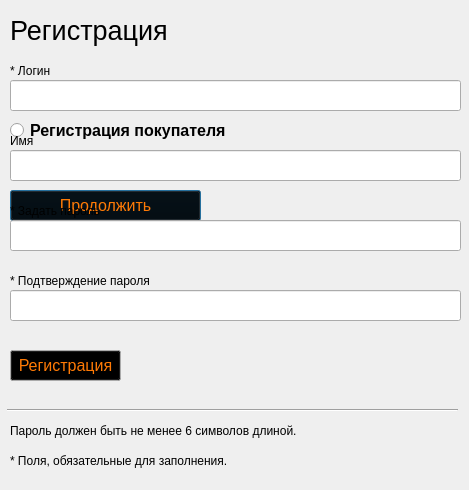
<?xml version="1.0" encoding="UTF-8"?>
<ui version="4.0">
 <class>Reg</class>
 <widget class="QDialog" name="Reg">
  <property name="geometry">
   <rect>
    <x>0</x>
    <y>0</y>
    <width>469</width>
    <height>490</height>
   </rect>
  </property>
  <property name="palette">
   <palette>
    <active>
     <colorrole role="Button">
      <brush brushstyle="SolidPattern">
       <color alpha="255">
        <red>0</red>
        <green>0</green>
        <blue>0</blue>
       </color>
      </brush>
     </colorrole>
     <colorrole role="Text">
      <brush brushstyle="SolidPattern">
       <color alpha="255">
        <red>106</red>
        <green>0</green>
        <blue>79</blue>
       </color>
      </brush>
     </colorrole>
     <colorrole role="ButtonText">
      <brush brushstyle="SolidPattern">
       <color alpha="255">
        <red>255</red>
        <green>122</green>
        <blue>5</blue>
       </color>
      </brush>
     </colorrole>
     <colorrole role="PlaceholderText">
      <brush brushstyle="SolidPattern">
       <color alpha="128">
        <red>106</red>
        <green>0</green>
        <blue>79</blue>
       </color>
      </brush>
     </colorrole>
    </active>
    <inactive>
     <colorrole role="Button">
      <brush brushstyle="SolidPattern">
       <color alpha="255">
        <red>0</red>
        <green>0</green>
        <blue>0</blue>
       </color>
      </brush>
     </colorrole>
     <colorrole role="Text">
      <brush brushstyle="SolidPattern">
       <color alpha="255">
        <red>106</red>
        <green>0</green>
        <blue>79</blue>
       </color>
      </brush>
     </colorrole>
     <colorrole role="ButtonText">
      <brush brushstyle="SolidPattern">
       <color alpha="255">
        <red>255</red>
        <green>122</green>
        <blue>5</blue>
       </color>
      </brush>
     </colorrole>
     <colorrole role="PlaceholderText">
      <brush brushstyle="SolidPattern">
       <color alpha="128">
        <red>106</red>
        <green>0</green>
        <blue>79</blue>
       </color>
      </brush>
     </colorrole>
    </inactive>
    <disabled>
     <colorrole role="Button">
      <brush brushstyle="SolidPattern">
       <color alpha="255">
        <red>0</red>
        <green>0</green>
        <blue>0</blue>
       </color>
      </brush>
     </colorrole>
     <colorrole role="Text">
      <brush brushstyle="SolidPattern">
       <color alpha="255">
        <red>120</red>
        <green>120</green>
        <blue>120</blue>
       </color>
      </brush>
     </colorrole>
     <colorrole role="ButtonText">
      <brush brushstyle="SolidPattern">
       <color alpha="255">
        <red>120</red>
        <green>120</green>
        <blue>120</blue>
       </color>
      </brush>
     </colorrole>
     <colorrole role="PlaceholderText">
      <brush brushstyle="SolidPattern">
       <color alpha="128">
        <red>0</red>
        <green>0</green>
        <blue>0</blue>
       </color>
      </brush>
     </colorrole>
    </disabled>
   </palette>
  </property>
  <property name="windowTitle">
   <string>Dialog</string>
  </property>
  <widget class="QLabel" name="label_reg">
   <property name="geometry">
    <rect>
     <x>10</x>
     <y>10</y>
     <width>451</width>
     <height>41</height>
    </rect>
   </property>
   <property name="font">
    <font>
     <pointsize>20</pointsize>
    </font>
   </property>
   <property name="text">
    <string>Регистрация</string>
   </property>
  </widget>
  <widget class="QWidget" name="widget_start" native="true">
   <property name="geometry">
    <rect>
     <x>0</x>
     <y>110</y>
     <width>471</width>
     <height>121</height>
    </rect>
   </property>
   <property name="palette">
    <palette>
     <active>
      <colorrole role="Button">
       <brush brushstyle="SolidPattern">
        <color alpha="255">
         <red>0</red>
         <green>0</green>
         <blue>0</blue>
        </color>
       </brush>
      </colorrole>
      <colorrole role="Text">
       <brush brushstyle="SolidPattern">
        <color alpha="255">
         <red>106</red>
         <green>0</green>
         <blue>79</blue>
        </color>
       </brush>
      </colorrole>
      <colorrole role="ButtonText">
       <brush brushstyle="SolidPattern">
        <color alpha="255">
         <red>255</red>
         <green>122</green>
         <blue>5</blue>
        </color>
       </brush>
      </colorrole>
      <colorrole role="PlaceholderText">
       <brush brushstyle="SolidPattern">
        <color alpha="128">
         <red>106</red>
         <green>0</green>
         <blue>79</blue>
        </color>
       </brush>
      </colorrole>
     </active>
     <inactive>
      <colorrole role="Button">
       <brush brushstyle="SolidPattern">
        <color alpha="255">
         <red>0</red>
         <green>0</green>
         <blue>0</blue>
        </color>
       </brush>
      </colorrole>
      <colorrole role="Text">
       <brush brushstyle="SolidPattern">
        <color alpha="255">
         <red>106</red>
         <green>0</green>
         <blue>79</blue>
        </color>
       </brush>
      </colorrole>
      <colorrole role="ButtonText">
       <brush brushstyle="SolidPattern">
        <color alpha="255">
         <red>255</red>
         <green>122</green>
         <blue>5</blue>
        </color>
       </brush>
      </colorrole>
      <colorrole role="PlaceholderText">
       <brush brushstyle="SolidPattern">
        <color alpha="128">
         <red>106</red>
         <green>0</green>
         <blue>79</blue>
        </color>
       </brush>
      </colorrole>
     </inactive>
     <disabled>
      <colorrole role="Button">
       <brush brushstyle="SolidPattern">
        <color alpha="255">
         <red>0</red>
         <green>0</green>
         <blue>0</blue>
        </color>
       </brush>
      </colorrole>
      <colorrole role="Text">
       <brush brushstyle="SolidPattern">
        <color alpha="255">
         <red>120</red>
         <green>120</green>
         <blue>120</blue>
        </color>
       </brush>
      </colorrole>
      <colorrole role="ButtonText">
       <brush brushstyle="SolidPattern">
        <color alpha="255">
         <red>120</red>
         <green>120</green>
         <blue>120</blue>
        </color>
       </brush>
      </colorrole>
      <colorrole role="PlaceholderText">
       <brush brushstyle="SolidPattern">
        <color alpha="128">
         <red>0</red>
         <green>0</green>
         <blue>0</blue>
        </color>
       </brush>
      </colorrole>
     </disabled>
    </palette>
   </property>
   <widget class="QRadioButton" name="radioButton_client">
    <property name="geometry">
     <rect>
      <x>10</x>
      <y>10</y>
      <width>451</width>
      <height>21</height>
     </rect>
    </property>
    <property name="font">
     <font>
      <pointsize>12</pointsize>
      <weight>75</weight>
      <bold>true</bold>
     </font>
    </property>
    <property name="text">
     <string>Регистрация покупателя</string>
    </property>
   </widget>
   <widget class="QRadioButton" name="radioButton_provider">
    <property name="geometry">
     <rect>
      <x>10</x>
      <y>40</y>
      <width>451</width>
      <height>21</height>
     </rect>
    </property>
    <property name="font">
     <font>
      <pointsize>12</pointsize>
      <weight>75</weight>
      <bold>true</bold>
     </font>
    </property>
    <property name="text">
     <string>Регистрация продавца</string>
    </property>
   </widget>
   <widget class="QPushButton" name="pushButton_continue">
    <property name="geometry">
     <rect>
      <x>10</x>
      <y>80</y>
      <width>191</width>
      <height>31</height>
     </rect>
    </property>
    <property name="font">
     <font>
      <pointsize>12</pointsize>
     </font>
    </property>
    <property name="text">
     <string>Продолжить</string>
    </property>
   </widget>
  </widget>
  <widget class="QWidget" name="widget_reg" native="true">
   <property name="geometry">
    <rect>
     <x>0</x>
     <y>50</y>
     <width>471</width>
     <height>441</height>
    </rect>
   </property>
   <property name="palette">
    <palette>
     <active>
      <colorrole role="Button">
       <brush brushstyle="SolidPattern">
        <color alpha="255">
         <red>0</red>
         <green>0</green>
         <blue>0</blue>
        </color>
       </brush>
      </colorrole>
      <colorrole role="Text">
       <brush brushstyle="SolidPattern">
        <color alpha="255">
         <red>106</red>
         <green>0</green>
         <blue>79</blue>
        </color>
       </brush>
      </colorrole>
      <colorrole role="ButtonText">
       <brush brushstyle="SolidPattern">
        <color alpha="255">
         <red>255</red>
         <green>122</green>
         <blue>5</blue>
        </color>
       </brush>
      </colorrole>
      <colorrole role="PlaceholderText">
       <brush brushstyle="SolidPattern">
        <color alpha="128">
         <red>106</red>
         <green>0</green>
         <blue>79</blue>
        </color>
       </brush>
      </colorrole>
     </active>
     <inactive>
      <colorrole role="Button">
       <brush brushstyle="SolidPattern">
        <color alpha="255">
         <red>0</red>
         <green>0</green>
         <blue>0</blue>
        </color>
       </brush>
      </colorrole>
      <colorrole role="Text">
       <brush brushstyle="SolidPattern">
        <color alpha="255">
         <red>106</red>
         <green>0</green>
         <blue>79</blue>
        </color>
       </brush>
      </colorrole>
      <colorrole role="ButtonText">
       <brush brushstyle="SolidPattern">
        <color alpha="255">
         <red>255</red>
         <green>122</green>
         <blue>5</blue>
        </color>
       </brush>
      </colorrole>
      <colorrole role="PlaceholderText">
       <brush brushstyle="SolidPattern">
        <color alpha="128">
         <red>106</red>
         <green>0</green>
         <blue>79</blue>
        </color>
       </brush>
      </colorrole>
     </inactive>
     <disabled>
      <colorrole role="Button">
       <brush brushstyle="SolidPattern">
        <color alpha="255">
         <red>0</red>
         <green>0</green>
         <blue>0</blue>
        </color>
       </brush>
      </colorrole>
      <colorrole role="Text">
       <brush brushstyle="SolidPattern">
        <color alpha="255">
         <red>120</red>
         <green>120</green>
         <blue>120</blue>
        </color>
       </brush>
      </colorrole>
      <colorrole role="ButtonText">
       <brush brushstyle="SolidPattern">
        <color alpha="255">
         <red>120</red>
         <green>120</green>
         <blue>120</blue>
        </color>
       </brush>
      </colorrole>
      <colorrole role="PlaceholderText">
       <brush brushstyle="SolidPattern">
        <color alpha="128">
         <red>0</red>
         <green>0</green>
         <blue>0</blue>
        </color>
       </brush>
      </colorrole>
     </disabled>
    </palette>
   </property>
   <widget class="QLineEdit" name="lineEdit_l">
    <property name="geometry">
     <rect>
      <x>10</x>
      <y>30</y>
      <width>451</width>
      <height>31</height>
     </rect>
    </property>
    <property name="font">
     <font>
      <pointsize>12</pointsize>
     </font>
    </property>
    <property name="text">
     <string/>
    </property>
    <property name="maxLength">
     <number>16</number>
    </property>
   </widget>
   <widget class="QLabel" name="label_3">
    <property name="geometry">
     <rect>
      <x>10</x>
      <y>10</y>
      <width>381</width>
      <height>21</height>
     </rect>
    </property>
    <property name="text">
     <string>* Логин</string>
    </property>
   </widget>
   <widget class="QLabel" name="label_4">
    <property name="geometry">
     <rect>
      <x>10</x>
      <y>80</y>
      <width>381</width>
      <height>21</height>
     </rect>
    </property>
    <property name="text">
     <string>Имя</string>
    </property>
   </widget>
   <widget class="QPushButton" name="pushButton_r">
    <property name="geometry">
     <rect>
      <x>10</x>
      <y>300</y>
      <width>111</width>
      <height>31</height>
     </rect>
    </property>
    <property name="font">
     <font>
      <pointsize>12</pointsize>
     </font>
    </property>
    <property name="text">
     <string>Регистрация</string>
    </property>
   </widget>
   <widget class="QLineEdit" name="lineEdit_n">
    <property name="geometry">
     <rect>
      <x>10</x>
      <y>100</y>
      <width>451</width>
      <height>31</height>
     </rect>
    </property>
    <property name="font">
     <font>
      <pointsize>12</pointsize>
     </font>
    </property>
    <property name="text">
     <string/>
    </property>
    <property name="maxLength">
     <number>128</number>
    </property>
   </widget>
   <widget class="QLabel" name="label_5">
    <property name="geometry">
     <rect>
      <x>10</x>
      <y>150</y>
      <width>381</width>
      <height>21</height>
     </rect>
    </property>
    <property name="text">
     <string>* Задать пароль</string>
    </property>
   </widget>
   <widget class="QLineEdit" name="lineEdit_p">
    <property name="geometry">
     <rect>
      <x>10</x>
      <y>170</y>
      <width>451</width>
      <height>31</height>
     </rect>
    </property>
    <property name="font">
     <font>
      <pointsize>12</pointsize>
     </font>
    </property>
    <property name="text">
     <string/>
    </property>
    <property name="maxLength">
     <number>16</number>
    </property>
    <property name="echoMode">
     <enum>QLineEdit::Password</enum>
    </property>
   </widget>
   <widget class="QLabel" name="label_6">
    <property name="geometry">
     <rect>
      <x>10</x>
      <y>220</y>
      <width>381</width>
      <height>21</height>
     </rect>
    </property>
    <property name="text">
     <string>* Подтверждение пароля</string>
    </property>
   </widget>
   <widget class="QLineEdit" name="lineEdit_p_2">
    <property name="geometry">
     <rect>
      <x>10</x>
      <y>240</y>
      <width>451</width>
      <height>31</height>
     </rect>
    </property>
    <property name="font">
     <font>
      <pointsize>12</pointsize>
     </font>
    </property>
    <property name="text">
     <string/>
    </property>
    <property name="maxLength">
     <number>16</number>
    </property>
    <property name="echoMode">
     <enum>QLineEdit::Password</enum>
    </property>
   </widget>
   <widget class="Line" name="line">
    <property name="geometry">
     <rect>
      <x>7</x>
      <y>350</y>
      <width>451</width>
      <height>20</height>
     </rect>
    </property>
    <property name="orientation">
     <enum>Qt::Horizontal</enum>
    </property>
   </widget>
   <widget class="QLabel" name="label_2">
    <property name="geometry">
     <rect>
      <x>10</x>
      <y>370</y>
      <width>451</width>
      <height>21</height>
     </rect>
    </property>
    <property name="text">
     <string>Пароль должен быть не менее 6 символов длиной.</string>
    </property>
   </widget>
   <widget class="QLabel" name="label_7">
    <property name="geometry">
     <rect>
      <x>10</x>
      <y>400</y>
      <width>451</width>
      <height>21</height>
     </rect>
    </property>
    <property name="text">
     <string>* Поля, обязательные для заполнения.</string>
    </property>
   </widget>
  </widget>
 </widget>
 <tabstops>
  <tabstop>radioButton_client</tabstop>
  <tabstop>radioButton_provider</tabstop>
  <tabstop>pushButton_continue</tabstop>
  <tabstop>lineEdit_l</tabstop>
  <tabstop>lineEdit_n</tabstop>
  <tabstop>lineEdit_p</tabstop>
  <tabstop>lineEdit_p_2</tabstop>
  <tabstop>pushButton_r</tabstop>
 </tabstops>
 <resources/>
 <connections/>
</ui>
